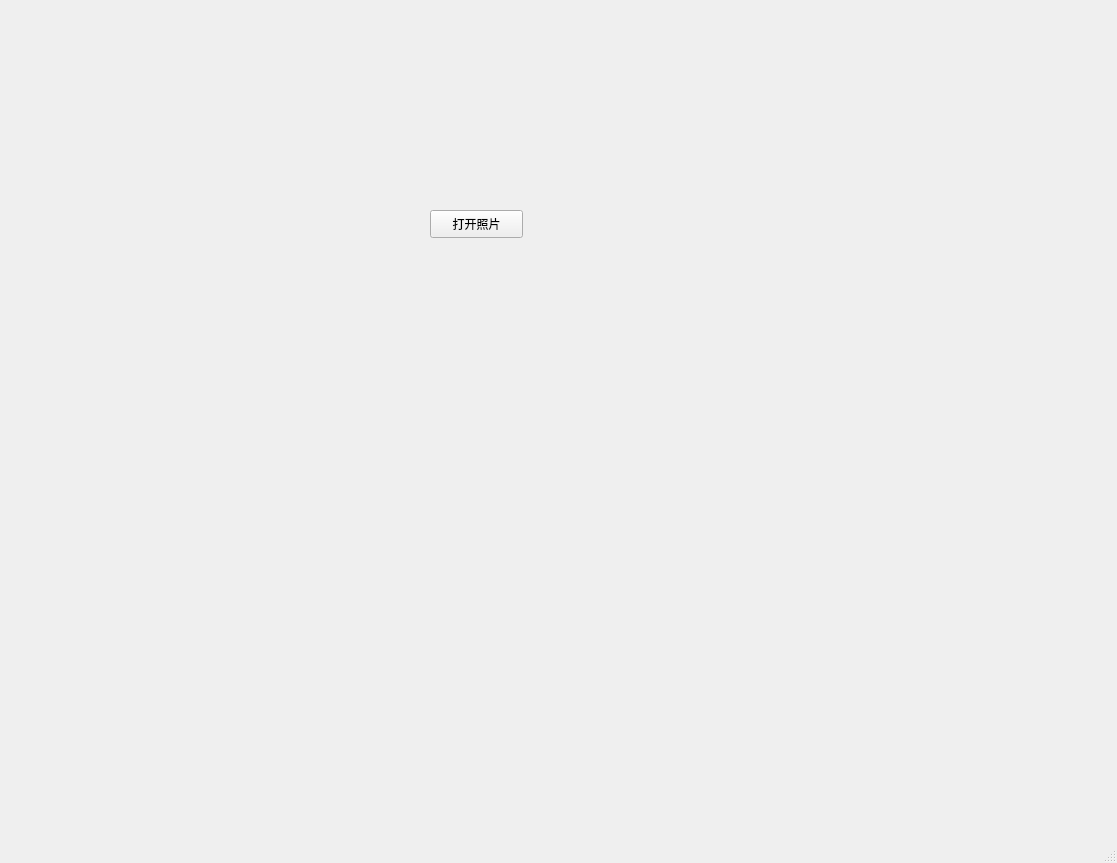
<?xml version="1.0" encoding="UTF-8"?>
<ui version="4.0">
 <class>MainWindow</class>
 <widget class="QMainWindow" name="MainWindow">
  <property name="geometry">
   <rect>
    <x>0</x>
    <y>0</y>
    <width>1117</width>
    <height>863</height>
   </rect>
  </property>
  <property name="windowTitle">
   <string>MainWindow</string>
  </property>
  <widget class="QWidget" name="centralwidget">
   <widget class="QPushButton" name="pushButton">
    <property name="geometry">
     <rect>
      <x>430</x>
      <y>210</y>
      <width>93</width>
      <height>28</height>
     </rect>
    </property>
    <property name="text">
     <string>打开照片</string>
    </property>
   </widget>
   <widget class="QLabel" name="label">
    <property name="geometry">
     <rect>
      <x>240</x>
      <y>290</y>
      <width>531</width>
      <height>411</height>
     </rect>
    </property>
    <property name="text">
     <string/>
    </property>
   </widget>
  </widget>
  <widget class="QMenuBar" name="menubar">
   <property name="geometry">
    <rect>
     <x>0</x>
     <y>0</y>
     <width>1117</width>
     <height>26</height>
    </rect>
   </property>
  </widget>
  <widget class="QStatusBar" name="statusbar"/>
 </widget>
 <resources/>
 <connections/>
</ui>
